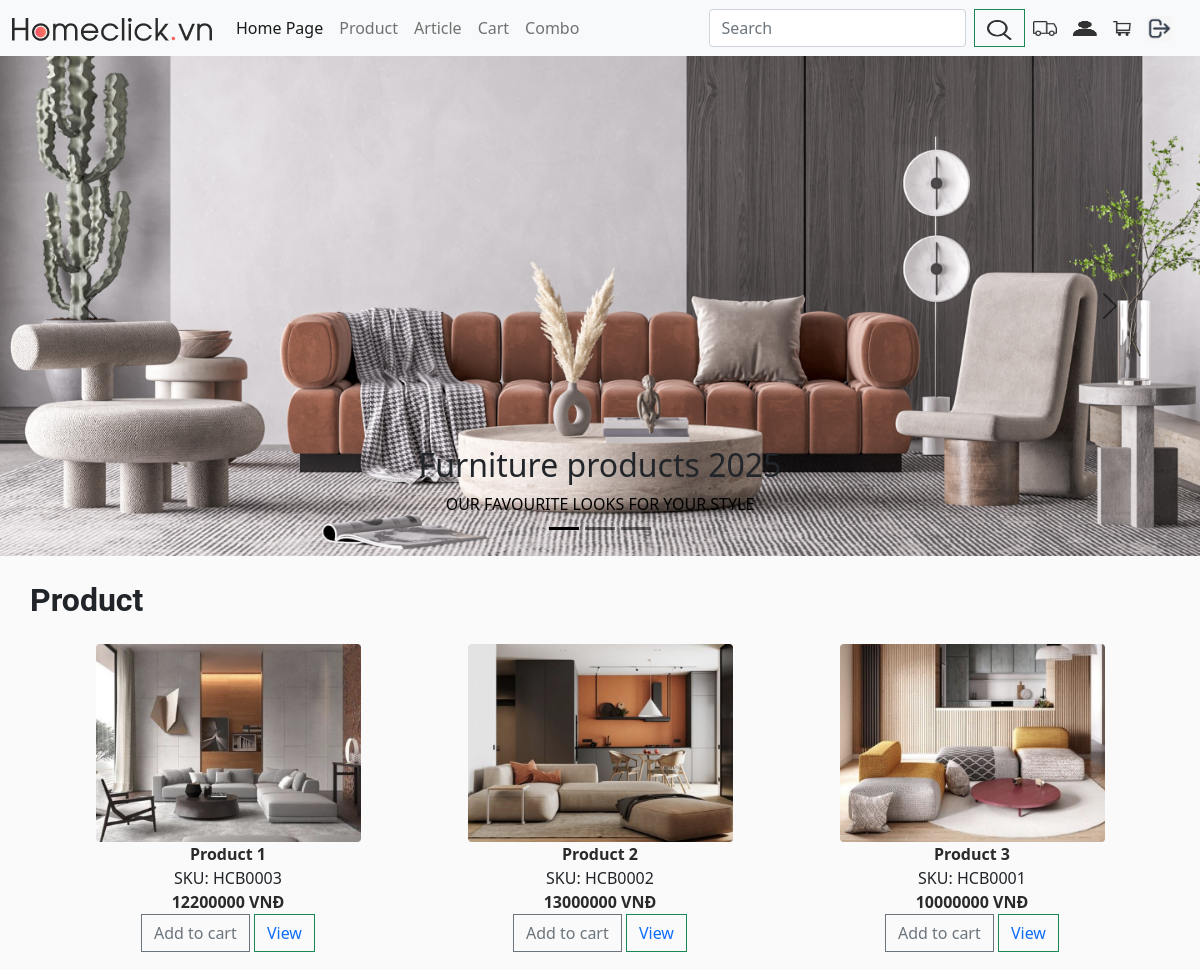
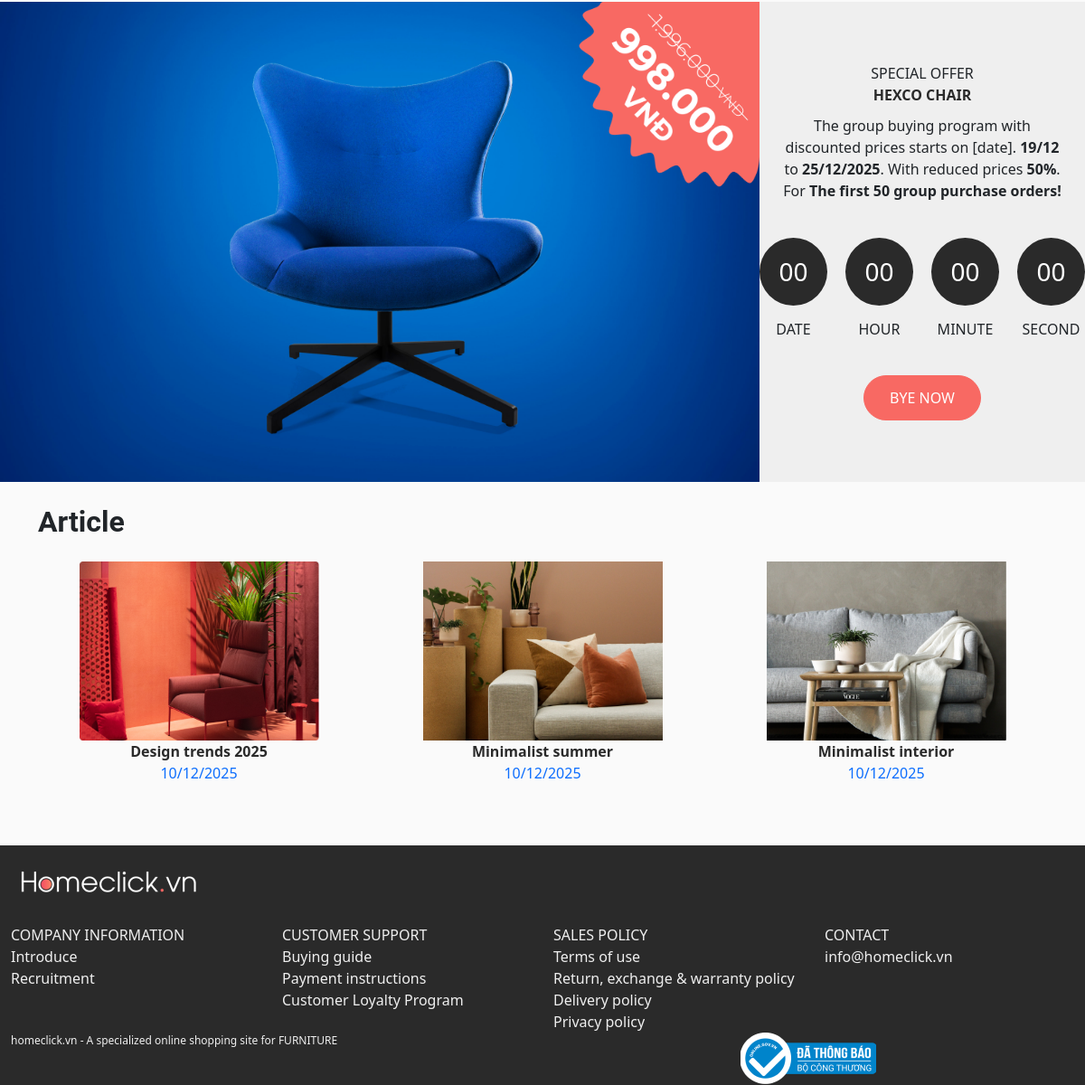
The page / on the database its author committed (2 pictures, top to bottom).
### app/models.py (models this page shows, shortened)
class Product(models.Model):
    name = models.CharField(max_length=200, null=True)
    price =models.FloatField()
    code = models.CharField(max_length=20, null=True)
    digital = models.BooleanField(default=False, null=True, blank=False)
    image = models.ImageField(upload_to='products/', null=True, blank=True)
    @property
    def ImageURL(self):
        try:
            url = self.image.url
        except:
            url = ''
        return url

class Article (models.Model):
    name = models.CharField(max_length=200, null=True)
    date_up = models.CharField(max_length=10, null=True)
    image = models.ImageField(null=True, blank=True)
    content = models.TextField(null=True)

### app/views.py (the view)
# urls.py: 2. Add a URL to urlpatterns:  path('', views.home, name='home')
def home(request):
    is_admin = _is_admin(request)
    customer, order, items, cartItems = _get_order_context(request)
    articles = Article.objects.all()
    products = Product.objects.all()
    context = {
        "items": items,
        "order": order,
        "articles": articles,
        "products": products,
        "cartItems": cartItems,
        "is_admin": is_admin,
    }
    return render(request, "app/home.html", context)

### app/views.py (called while the page is built)
def _is_admin(request) -> bool:
    return bool(request.session.get("admin", False))

def _get_order_context(request):
    if request.user.is_authenticated and not _is_admin(request) and hasattr(request.user, "customer"):
        customer = request.user.customer
        order, _ = Order.objects.get_or_create(customer=customer, complete=False)
        items = order.orderitem_set.all()
        cartItems = order.get_cart_items
        return customer, order, items, cartItems
    customer = None
    order = {'get_cart_items': 0, 'get_cart_total': 0}
    items = []
    cartItems = 0
    return customer, order, items, cartItems

### app/templates/app/home.html (shortened to what this page needs)
{% extends 'app/base.html' %}
{% load static %}
{% block main_content %}
  {% include 'app/slider.html' %}
  <div class="container p-0">
    <div class="title">Product</div>
    <div class="product-container container-fluid">
      {% for product in products|slice:':3' %}
        <div class="content col-md-4">
          <img class="product-img" src="{{ product.ImageURL }}" alt="" />
          <div class="product-info">
            <div class="product-name">{{ product.name }}</div>
            <div class="product-code">{{ product.code }}</div>
            <div class="product-price">{{ product.price|floatformat:0 }} VNĐ</div>
            <div class="btn-group">
              <form method="post">
                <button data-product="{{ product.id }}" data-action="add" class="btn btn-outline-secondary add-btn update-cart">Add to cart</button>
                <button data-product="{{ product.id }}" class="btn btn-outline-success add-btn view_product"><a href="{% url 'detail' %}">View</a></button>
              </form>
            </div>
          </div>
        </div>
      {% endfor %}
    </div>
  </div>
  {% include 'app/countdown.html' %}
  <div class="container">
    <div class="title">Article</div>
    <div class="row article-container justify-content-around mb-5">
      {% for article in articles|slice:':3' %}
      <a href="{% url 'article' %}" class="content col-md-4">
        <div >
            <img class="product-img" src="{{ article.image.url }}" alt="" />
          <div class="article-content text-center">
            <div class="article-name">{{ article.name }}</div>
            <div class="article-code">{{ article.date_up }}</div>
          </div>
        </div>
      </a>
      {% endfor %}
    </div>
  </div>
{% endblock %}

### app/templates/app/base.html (shortened to what this page needs)
{% load static %}
<!DOCTYPE html>
<html>
  <head>
    <link href="https://cdn.jsdelivr.net/npm/bootstrap@5.0.2/dist/css/bootstrap.min.css" rel="stylesheet" />
    <link rel="stylesheet" href="{% static 'app/css/main.css' %}" />
    <link rel="stylesheet" href="{% static 'app/css/product.css' %}" />
    <link rel="stylesheet" href="{% static 'app/css/countdown.css' %}" />
    <link rel="stylesheet" href="{% static 'app/css/footer.css' %}" />
    <link rel="stylesheet" href="" />
  </head>
  <body>
    <div class="container-fluid p-0">
      <nav class="navbar navbar-expand-lg navbar-light bg-light">
        <div class="container-fluid">
          <a class="navbar-brand" href="{% url 'home' %}"><img src="{% static 'images/imgLogo.png' %}" alt="imgLogo" /></a>
          <div class="collapse navbar-collapse" id="navbarSupportedContent">
            <ul class="navbar-nav me-auto mb-2 mb-lg-0">
              {% if not is_admin %}
              <li class="nav-item">
                <a class="nav-link active" aria-current="page" href="{% url 'home' %}">Home Page</a>
              </li>
              {% endif %}
              <li class="nav-item">
                <a class="nav-link" href="{% url 'product' %}">Product</a>
              </li>
              <li class="nav-item">
                <a class="nav-link" href="{% url 'article' %}" tabindex="-1" aria-disabled="true">Article</a>
              </li>
              {% if not is_admin %}
              <li class="nav-item">
                <a class="nav-link" tabindex="-1" aria-disabled="true" href="{% url 'cart' %}">Cart</a>
              </li>
              <li class="nav-item">
                <a class="nav-link" href="#" tabindex="-1" aria-disabled="true">Combo</a>
              </li>
              {% endif %}
            </ul>
            <form class="d-flex me-2" method="POST" action="{% url 'search_page' %}">
              <input class="form-control me-2" type="search" placeholder="Search" aria-label="Search" name="searched" />
              <button class="btn btn-outline-success" type="submit"><img src="{% static 'images/imgSearch.png' %}" style="width: 25px; height: 20px;" /></button>
            </form>
            <div class="d-flex justify-content-center align-items-center">
              <ul class="icon d-flex list-unstyled">
                {% if not is_admin %}
                <li>
                  <a href="{% url 'checkout' %}"><img class="icon-item me-3" src="{% static 'images/imgTruck.png' %}" style="width: 24px; height: 15px;" alt="Truck" /></a>
                </li>
                <li>
                  {% if user.is_authenticated %}
                    <a href="{% url 'profile' %}"><img class="icon-item me-3" src="{% static 'images/imgUser.png' %}" style="width: 24px; height: 15px;" alt="User" /></a>
                  {% else %}
                    <a href="{% url 'signin' %}"><img class="icon-item me-3" src="{% static 'images/imgUser.png' %}" style="width: 24px; height: 15px;" alt="User" /></a>
                  {% endif %}
                </li>
                <li>
                  <a href="{% url 'cart' %}"><img class="icon-item me-3" src="{% static 'images/imgCart.png' %}" style="width: 18.46px; height: 15px;" alt="Cart" /></a>
                </li>
                {% endif %}
                <li>
                  <a href="{% url 'logout' %}"><img class="icon-item me-3" src="{% static 'images/logout.png' %}" style="width: 25px; height: 25px;" alt="Logout" /></a>
                </li>
              </ul>
            </div>
          </div>
        </div>
      </nav>
    </div>
    {% block main_content %}
    {% endblock %}
    <footer class="footer container-fluid d-none d-lg-block">
      <div class="row">
        <div class="img-footer">
          <img src="{% static 'images/imgLogo-1.png' %}" />
        </div>
      </div>
      <div class="row d-flex nav-menu">
        <div class="col-3">
          <div class="footer-title">COMPANY INFORMATION</div>
          <ul class="footer-list">
            <li class="footer-item">Introduce</li>
            <li class="footer-item">Recruitment</li>
          </ul>
        </div>
        <div class="col-3">
          <div class="footer-title">CUSTOMER SUPPORT</div>
          <ul class="footer-list">
            <li class="footer-item">Buying guide</li>
            <li class="footer-item">Payment instructions</li>
            <li class="footer-item">Customer Loyalty Program</li>
          </ul>
        </div>
        <div class="col-3">
          <div class="footer-title">SALES POLICY</div>
          <ul class="footer-list">
            <li class="footer-item">Terms of use</li>
            <li class="footer-item">Return, exchange & warranty policy</li>
            <li class="footer-item">Delivery policy</li>
            <li class="footer-item">Privacy policy</li>
          </ul>
        </div>
        <div class="col-3">
          <div class="footer-title">CONTACT</div>
          <ul class="footer-list">
            <li class="footer-item">info@homeclick.vn</li>
          </ul>
        </div>
      </div>
      <div class="row">
        <div class="container bottom-footer">
          <div class="col-6">
            <ul class="bottom-footer-item">
              <li>homeclick.vn - A specialized online shopping site for FURNITURE</li>
            </ul>
          </div>
          <div class="col-6 d-flex justify-content-center">
            <img class="img-fluid" src="{% static 'images/img_BCT.png' %}" />
          </div>
        </div>
      </div>
    </footer>
  </body>
</html>

### app/templates/app/slider.html (shortened to what this page needs)
{% load static %}
<div id="carouselExampleDark" class="carousel carousel-dark slide mb-2" data-bs-ride="carousel">
  <div class="carousel-indicators">
    <button type="button" data-bs-target="#carouselExampleDark" data-bs-slide-to="0" class="active" aria-current="true" aria-label="Slide 1"></button>
    <button type="button" data-bs-target="#carouselExampleDark" data-bs-slide-to="1" aria-label="Slide 2"></button>
    <button type="button" data-bs-target="#carouselExampleDark" data-bs-slide-to="2" aria-label="Slide 3"></button>
  </div>
  <div class="carousel-inner">
    <div class="carousel-item active" data-bs-interval="10000">
      <img src="{% static 'images/BannerHeader1.png' %}" class="d-block w-100" alt="..." />
      <div class="carousel-caption d-none d-md-block">
        <h2 class="text-dark">Furniture products 2025</h2>
        <p>OUR FAVOURITE LOOKS FOR YOUR STYLE</p>
      </div>
    </div>
  </div>
  <button class="carousel-control-prev" type="button" data-bs-target="#carouselExampleDark" data-bs-slide="prev">
    <span class="carousel-control-prev-icon" aria-hidden="true"></span>
  </button>
  <button class="carousel-control-next" type="button" data-bs-target="#carouselExampleDark" data-bs-slide="next">
    <span class="carousel-control-next-icon" aria-hidden="true"></span>
  </button>
</div>

### app/templates/app/countdown.html
{% load static %}
{% block countdown %}
  <div class="product-sale container-fluid d-flex">
    <div class="product-sale-img">
      <img class="product-sale-img img-fluid" src="{% static 'images/ProductSale.png' %}" alt="ProductSale" />
    </div>
    <div class="product-sale-content">
      <div class="product-title">SPECIAL OFFER</div>
      <div class="product-name">HEXCO CHAIR</div>
      <div class="product-script">
        The group buying program with discounted prices starts on [date]. <b>19/12</b> to <b>25/12/2025</b>. With reduced prices <b>50%</b>.<br />
        For <b>The first 50 group purchase orders!</b>
      </div>
      <div class="clock-countdown">
        <div class="clock-container">
          <div class="clock-item">
            <span id="days" class="countdown mb-3">00</span>
            DATE
          </div>
          <div class="clock-item">
            <span id="hours" class="countdown mb-3">00</span>
            HOUR
          </div>
          <div class="clock-item">
            <span id="minutes" class="countdown mb-3">00</span>
            MINUTE
          </div>
          <div class="clock-item">
            <span id="seconds" class="countdown mb-3">00</span>
            SECOND
          </div>
        </div>
      </div>
      <button class="button-product-sale">BYE NOW</button>
    </div>
  </div>
{% endblock %}

### app/static/app/css/main.css (style rules this page uses)
body { background-color: hsl(0, 0%, 98%); overflow-x: hidden; }
h1, h2, h3, h4, h5, h6 { color: hsl(0, 0%, 30%); }
p { margin: 0px; }
ul { list-style: none; padding: 0px; margin: 0px; }
a { text-decoration: none; }
.btn { border-radius: 0; }
.article-container { justify-content: space-around; }

### app/static/app/css/product.css (style rules this page uses)
.product-info { text-align: center; justify-content: center; align-items: center; }
.product-container { display: flex; flex-direction: row; }
.content { margin-bottom: 20px; }
.title { font-family: "Roboto", sans-serif; font-weight: 700; font-size: 32px; margin: 20px 0px; }
.product-name, .article-name { color: #2A2A2A; font-weight: 600; }
.product-price { color: #2A2A2A; font-weight: 600; }
.content { display: flex; flex-direction: column; align-items: center; }
@media (min-width: 768px) { .product-img { width: 180px; height: 125px; } }
@media (min-width: 992px) { .product-img { width: 265px; height: 198px; } }

### app/static/app/css/countdown.css (style rules this page uses)
.clock-container { display: flex; padding-top: 30px; gap: 20px; }
.clock-item { display: flex; flex-direction: column; justify-content: center; align-items: center; font-family: var(--body-font); font-size: 16px; font-weight: 400; line-height: 21px; letter-spacing: 0.002em; }
.countdown { background-color: #2a2a2a; color: #ffffff; font-size: 28px; border-radius: 50%; width: 75px; height: 75px; font-family: var(--body-font); font-size: 28px; font-weight: 300; line-height: 21px; letter-spacing: 0.002em; display: flex; flex-direction: column; justify-content: center; align-items: center; box-sizing: border-box; }
.product-sale { padding: 0px; display: flex; flex-direction: row; }
.product-sale-content { display: flex; flex-direction: column; align-items: center; justify-content: center; }
.product-title { font-size: var(--title-font-size); font-weight: 500; }
.product-script { text-align: center; margin: 10px 20px; }
.button-product-sale { background-color: #F86963; width: 130px; height: 50px; border-radius: 30px; border: 1px solid #F86963; margin-top: 40px; color: #FFF; }
.product-sale-content { background-color: #EFEFEF; }

### app/static/app/css/footer.css (style rules this page uses)
.footer { background-color: #2A2A2A; }
.footer-title { font-size: var(--menu-font-size); }
.footer-item { font-size: var(--menu-small-font-size); }
.bottom-footer-item { font-size: var(--title-font-size); }
.footer-list { margin: 0px; }
.bottom-footer { display: flex; justify-content: space-between; }
.bottom-footer-item { font-size: 12px; }
.title { display: flex; flex-direction: row; align-items: center; justify-content: space-between; }
.bottom-footer { color: #EFEFEF; }

### rows shown on the page
Product: ImageURL (picture), name "Product 1", code "SKU: HCB0003", price "12200000"
Product: ImageURL (picture), name "Product 2", code "SKU: HCB0002", price "13000000"
Product: ImageURL (picture), name "Product 3", code "SKU: HCB0001", price "10000000"
Article: image (picture), name "Design trends 2025", date_up "10/12/2025"
Article: image (picture), name "Minimalist summer", date_up "10/12/2025"
Article: image (picture), name "Minimalist interior", date_up "10/12/2025"
